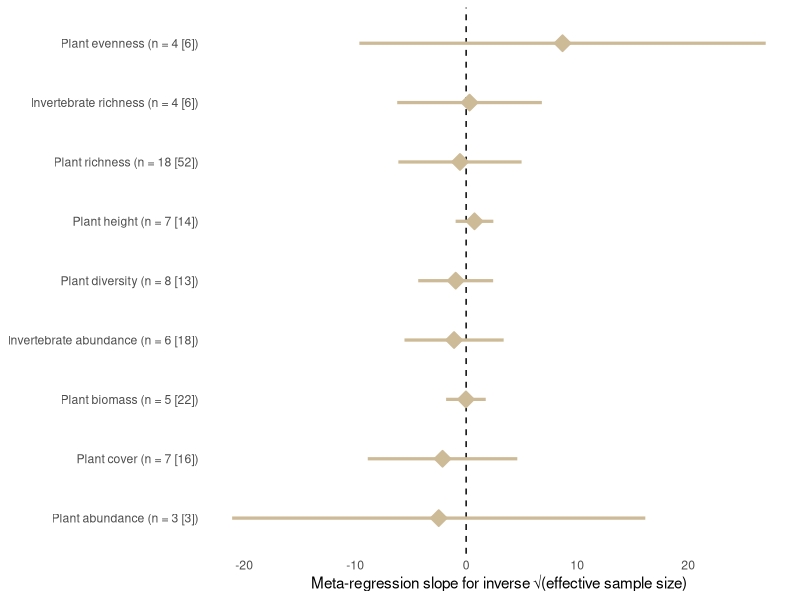
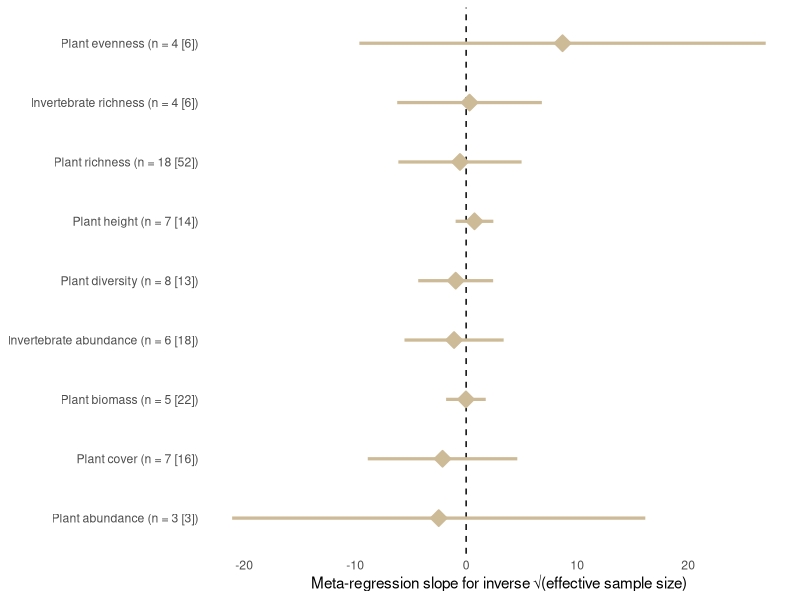

Source code (R) for these figures, in order:
#### Test for publication bias ####


library(data.table)
library(tidyverse)
library(metafor)


# load data ---------

dt_raw <- fread("data/processed_data/clean_rewilding_meta_dataset.csv")



dt <-  dt_raw %>%
  mutate(eff_n = (n_high_megafauna*n_low_megafauna) / (n_high_megafauna + n_low_megafauna),
         inv_sqrt_eff_n = 1/sqrt(eff_n), ## 1/sqrt(eff_N) for testing for publication bias. If slope is significant == BIAS
         inv_eff_n := 1/(eff_n)) ## If there is bias, use 1/eff_N. The intercept of this is an unbiased estimate of true effect (use alpha = 0.01)


## 1.1 create model guide ----------------

distinct_responses = unique(dt %>% 
                              filter(experimental_mechanism != "islands with and without herbivore") %>% 
                              group_by(eco_response) %>% 
                              mutate(n_citations = n_distinct(citation)) %>%
                              filter(n_citations >= 3) %>% 
                              pull(eco_response))

model_guide <- CJ(eco_response = c(distinct_responses), 
                  mods = c("inv_sqrt_eff_n", "inv_eff_n")) %>% 
  mutate(formula = paste("~", mods))
table(model_guide)


# Now create 'selection' formula for dataset 
model_guide[, select := paste0("eco_response == ", "'" , eco_response, "'")]
model_guide

# add a unique ID
model_guide[, model_id := paste(eco_response, "bias_model",sep = "_")]
model_guide[, model_id := gsub(":", "_", model_id)]
model_guide

set.seed(161)

#1.2. model for loop ------------

dt_res <- data.frame()

for(i in 1:nrow(model_guide)){
  
  #  result <- tryCatch({ 
  #build data
  dt_sub = dt[eval(parse(text = model_guide[i, ]$select)),] %>% 
    filter(experimental_mechanism != "islands with and without herbivore") %>% 
    group_by(citation) %>% 
    slice_max(time_series_clean)
  
  
  m_smd <- rma.mv(yi = yi_smdh, # intercept only model
                  V = vi_smdh, 
                  mods = as.formula(model_guide[i, ]$formula), #invesrse square root of effective sample size 
                  random = list(~ 1 | site_name / citation), 
                  data = dt_sub, 
                  method = "REML",  test = "t", dfs = "contain")
  
  dt_smd <- data.frame(
    eco_response = model_guide[i, ]$eco_response, 
    estimate = m_smd$b[2], 
    ci_lb = m_smd$ci.lb[2],
    ci_ub = m_smd$ci.ub[2],
    p_val = m_smd$pval[2],
    n = nrow(dt_sub),
    n_citations = n_distinct(dt_sub$citation),
    effect_size = "SMD", 
    mod = model_guide[i, ]$mods, 
    term = model_guide[i, ]$mods)
  
  dt_smd_int <- data.frame(
    eco_response = model_guide[i, ]$eco_response, 
    estimate = m_smd$b[1], 
    ci_lb = m_smd$ci.lb[1],
    ci_ub = m_smd$ci.ub[1],
    p_val = m_smd$pval[1],
    n = nrow(dt_sub),
    n_citations = n_distinct(dt_sub$citation),
    effect_size = "SMD", 
    mod = model_guide[i, ]$mods, 
    term = "intercept")
  
  dt_tmp = dt_smd %>% rbind(dt_smd_int)
  
  dt_res <- rbind(dt_tmp, dt_res)  
  
  cat(i,"/",nrow(model_guide),"\r")
}


dt_res_plot = dt_res %>% 
  mutate(
    clean_response = case_when(
      .default = eco_response,
      eco_response == "soil_ph" ~ "Soil pH",
      eco_response == "soil_p" ~ "Soil P",
      eco_response == "soil_density" ~ "Soil bulk density",
      eco_response == "soil_cn" ~ "Soil C:N ratio",
      
      eco_response == "plant_richness" ~ "Plant richness",
      eco_response == "plant_height" ~ "Plant height",
      eco_response == "plant_evenness" ~ "Plant evenness",
      eco_response == "plant_diversity" ~ "Plant diversity",
      eco_response == "plant_cover" ~ "Plant cover",
      eco_response == "plant_biomass" ~ "Plant biomass",
      eco_response == "plant_abundance" ~ "Plant abundance",
      
      eco_response == "invertebrate_richness" ~ "Invertebrate richness",
      eco_response == "invertebrate_diversity" ~ "Invertebrate diversity",
      eco_response == "invertebrate_abundance" ~ "Invertebrate abundance",
      
      eco_response == "bird_abundance" ~ "Bird abundance",
      eco_response == "bare_ground" ~ "Bare ground"), 
    significance = ifelse(ci_lb > 0 | ci_ub < 0, "Significant", "Not significant"), 
    clean_response = reorder(clean_response, estimate), 
    label_n = paste0(clean_response, " (n = ", n_citations, " [", n, "])"),
    label_n = reorder(label_n, estimate)) 


#plot coefficient estimates of inverse square-root effective sample size

p_res <- dt_res_plot %>% 
  filter(mod == "inv_sqrt_eff_n" & term == "inv_sqrt_eff_n") %>%
  ggplot() +
  geom_vline(xintercept = 0, linetype = "dashed") +
  geom_pointrange(aes(x = estimate,
                      y = label_n,
                      xmin = ci_lb,
                      xmax = ci_ub, fill = significance, color = significance),
                  shape = 23, size = 0.9, linewidth = 1.1) +
  scale_fill_manual(values = c("Significant" = "#D55E00", "Not significant" = "wheat3")) +
  scale_color_manual(values = c("Significant" = "#D55E00", "Not significant" = "wheat3")) +
  labs(x = "Meta-regression slope for inverse √(effective sample size)", y = NULL, color = "") +
  # facet_wrap(~effect_size, scales = "free_x") +
  theme_minimal() +
  theme(
    panel.grid = element_blank(),
    legend.position = "none")

p_res #cool, doesn't look like evidence for publication bias 
ggsave(plot = p_res, "builds/plots/supplement/publication_bias_results.png", dpi = 900, height = 3, width = 9)

  
  
  
